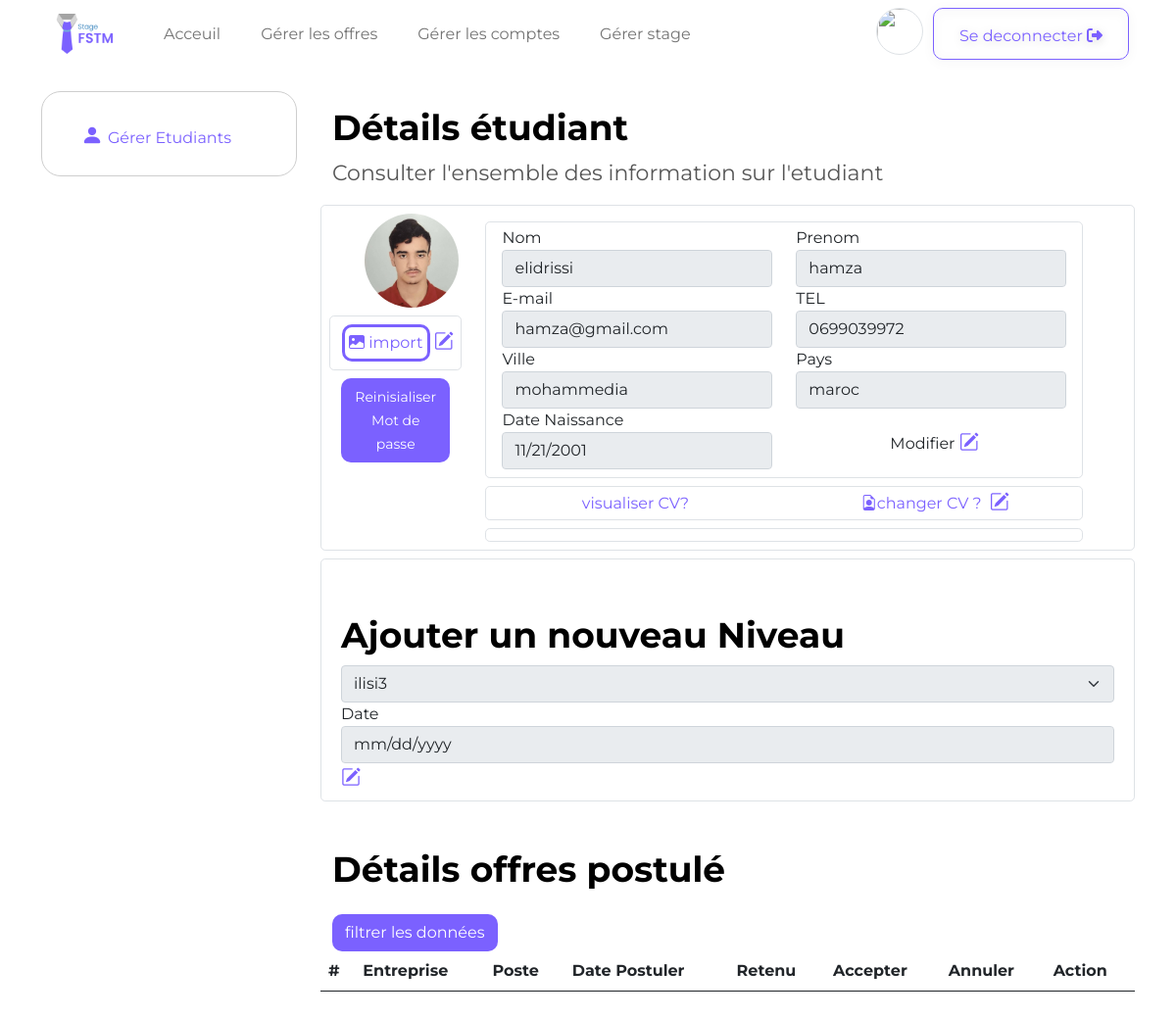
Page /pages/resposable-details-etudiant.php?cne=R1301292054 (signed in) on the committed database.
### tables this page shows
CREATE TABLE `etudiant` (
  `CNE_ETU` varchar(11) NOT NULL,
  `PRENOM_ETU` varchar(35) DEFAULT NULL,
  `NOM_ETU` varchar(35) DEFAULT NULL,
  `DATENAISS_ETU` date DEFAULT NULL,
  `EMAIL_ENS_ETU` varchar(50) DEFAULT NULL,
  `MOTDEPASSE_ETU` char(100) DEFAULT NULL,
  `CV_ETU` varchar(1024) DEFAULT NULL,
  `IMG_ETU` varchar(1024) DEFAULT NULL,
  `TEL_ETU` varchar(15) DEFAULT NULL,
  `VILLE_ETU` varchar(25) DEFAULT NULL,
  `PAYS_ETU` varchar(25) DEFAULT NULL,
  `ACTIVE_ETU` tinyint(1) DEFAULT NULL
);

### phpQueries/respoRequiries.php (called while the page is built, shortened)
<?php
    require('conxnBDD.php');
$respon_username=$_SESSION['auth'];
$req="SELECT RESPONSABLE.IMAGE_RESP
  from RESPONSABLE
   where  RESPONSABLE.USERNAME_RES='$respon_username';";
$Smt_im=$bdd->query($req);
$rspim=$Smt_im->fetch(2);
$respon_img=$rspim['IMAGE_RESP'];
?>

### phpQueries/uploads.php (called while the page is built, shortened)
<?php
require( __DIR__.'../../phpQueries/respoRequiries.php');

### pages/resposable-details-etudiant.php (the view, shortened to what this page needs)
<?php
require(  __DIR__.'../../phpQueries/uploads.php');
$cne=$_GET['cne'];
$req1="SELECT * FROM ETUDIANT  where CNE_ETU='$cne';";
$Smt1=$bdd->query($req1);
$detaiEtu=$Smt1->fetch(2);
$donnee=array(
    $detaiEtu['NOM_ETU'],
    $detaiEtu['PRENOM_ETU'],
    $detaiEtu['EMAIL_ENS_ETU'],
    $detaiEtu['TEL_ETU'],
    $detaiEtu['VILLE_ETU'],
    $detaiEtu['PAYS_ETU'],
    $detaiEtu['DATENAISS_ETU'],
    $detaiEtu['CV_ETU'],
    $detaiEtu['MOTDEPASSE_ETU'],
    $detaiEtu['IMG_ETU']
);
?>
<!DOCTYPE html>
<html lang="en">
  <head>
    <link
      href="https://cdn.jsdelivr.net/npm/bootstrap@5.0.2/dist/css/bootstrap.min.css"
      rel="stylesheet"
    />
    <link rel="stylesheet" href=" https://cdnjs.cloudflare.com/ajax/libs/font-awesome/6.1.1/css/all.min.css">
    <link
      rel="stylesheet"
      href="https://cdn.jsdelivr.net/npm/bootstrap-icons@1.3.0/font/bootstrap-icons.css"
    />
    <link rel="stylesheet" href="../css/style.css" />
  </head>
  <body>
     <nav class="navbar navbar-expand-lg navbar-light m-0">
      <div class="container-fluid px-5">
        <a class="navbar-brand" href="#">
          <img id="logo" src="../assets/icon/logo.png" alt="logo" />
        </a>
        <div class="collapse navbar-collapse" id="navbarSupportedContent">
          <ul class="navbar-nav me-auto mb-2 mb-lg-0">
            <li class="nav-item active">
              <a class="nav-link " aria-current="page" href="homeRespo.php">Acceuil</a
              >
            </li>
            <li class="nav-item">
              <a class="nav-link" href="gererOffre.php">Gérer les offres</a>
            </li>
            <li class="nav-item">
              <a class="nav-link" href="gererEtudiant.php">Gérer les comptes</a>
            </li>
            <li class="nav-item">
              <a class="nav-link" href="gererStage.php">Gérer stage</a>
            </li>
          </ul>
          <div class="d-flex">
              <a  href="../pages/respoProfil.php">
                  <img class="profile_icon rounded-circle border" src="<?php echo $respon_img;?>" alt="">
              </a>            <a
              name=""
              id="seDeconnecter"
              class="btn btn-outline-primary  btn-selector pt-3"
              href="login.php"
              role="button"
              >Se deconnecter
              <i class="fa-solid fa-right-from-bracket"></i>
              </a>
          </div>
        </div>
      </div>
    </nav>
    <div class="container ">
      <div class="row">
      <div class="col-xl-3   col-sm-12">
                        <div class="sidebar  ps-2 pe-2 pt-2 pb-2  mt-4">
                            <ul type="none">
                            <li > <a href="gererEtudiant.php" ><i class=" active  bi bi-person-fill"></i>Gérer Etudiants</a></li>
                            </ul>
                        </div>
                    </div>
        <div class="p-4 col-xl-9 col-sm-12">
            <div class="intro  mt-3">
                <h3> <b>Détails étudiant</b>  </h3>
            </div>
            <div class="intro ">
               <p>
                Consulter l'ensemble des information sur l'etudiant
            </p>
            </div>
            <div class="row  border border-link rounded-3 p-2">
                <div class="col-xl-2 col-sm-12 me-4 " >
                    <img style="width: 96px;height: 96px;" class="mx-auto mb-2 ms-4 rounded-circle" src="<?php echo $donnee[9];?>" alt="">
                    <div class="row border rounded-3 py-2">
                        <form   action="" class="m-0 pe-0" method="POST" enctype="multipart/form-data">
                            <label for="imgEtu" class="p-1 btn-import-img" ><i class="bi bi-image-fill"></i> import</label>
                            <a onclick="modifySubmitdate('inputImg','modifyphoto','subbtnimg')" id="modifyphoto" type="btn"><i id="modifier" style="font-size: 20px;color: #7B61FF;cursor: pointer;" class="bi bi-pencil-square"></i></a>
                        </form>
                    </div>
                    <div class="row  mt-2 p-0 ">
                        <form   action="" method="get">
                            <button type="submit" name="passOublier" class="btn btn-filtre m-0"  id="subbtn" ><small>Reinisialiser Mot de passe</small></button>
                        </form>
                    </div>
                </div>
                <div class="col-xl-9 col-sm-12 " >
                    <div class="row ">
                        <div class="col mt-2">
                            <div class="row border rounded-3 mb-2 p-1 pb-2">
                                <form   action="" method="get" >
                                    <div class="row">
                                        <div class="col">
                                            <label for="inputNOM" >Nom </label>
                                            <input id="inputNOM" type="text"  class="form-control  inputPERSONE" disabled value="<?php echo $donnee[0];?>" name="nom" >
                                        </div>
                                        <div class="col">
                                            <label for="inputPRENOM" >Prenom </label>
                                            <input id="inputPRENOMN" type="text"  class="form-control  inputPERSONE" disabled value="<?php echo $donnee[1];?>" name="prenom" >
                                        </div>
                                    </div>
                                    <div class="row">
                                        <div class="col">
                                            <label for="inputEMAIL" >E-mail </label>
                                            <input id="inputEMAIL" type="email"  class="form-control  inputPERSONE" disabled value="<?php echo $donnee[2];?>" name="email" >
                                        </div>
                                        <div class="col">
                                            <label for="inputTEL" >TEL </label>
                                            <input id="inputTEL" type="text"  class="form-control  inputPERSONE" disabled value="<?php echo $donnee[3];?>" name="tel" >
                                        </div>
                                    </div>
                                    <div class="row">
                                        <div class="col">
                                            <label  >Ville </label>
                                            <input type="text" class="form-control inputPERSONE" disabled value="<?php echo $donnee[4];?>" name="ville" >
                                        </div>
                                        <div class="col">
                                            <label >Pays </label>
                                            <input type="text" class="form-control inputPERSONE" disabled  value="<?php echo $donnee[5];?>" name="pays" >
                                        </div>
                                    </div>
                                    <div class="row">
                                        <div class="col">
                                            <label for="inputDatnais">Date Naissance</label>
                                            <input id="inputDatnais" type="date" class="form-control inputPERSONE" disabled value="<?php echo $donnee[6];?>" name="datenais" >
                                        </div>
                                        <div class="col ">
                                            <label class="mt-4 ms-5 ps-5">Modifier</label>
                                            <a onclick="modifySubmitdate('inputPERSONE','modifyPERSONNE','subbtnPERSONNE')" id="modifyPERSONNE" type="btn"><i id="modifier" style="font-size: 20px;color: #7B61FF;cursor: pointer;" class="bi bi-pencil-square"></i></a>
                                        </div>
                                    </div>
                                </form>
                            </div>
                                <div class="row  border rounded-3">
                                    <div class="col d-flex align-items-center justify-content-center">
                                        <a href="<?php echo $donnee[7];?>" target="_blank">visualiser CV?</a>
                                    </div>
                                    <div class="col d-flex align-items-center justify-content-center">
                                        <form   action="" class="m-0 pe-0" method="POST" enctype="multipart/form-data">
                                            <label for="cvEtu" style="color: #7B61FF;" class="p-1" ><i class="bi bi-file-earmark-person"></i>changer CV ?</label>
                                            <a onclick="modifySubmitdate('inputCV','modifycv','subbtncv')" id="modifycv" type="btn"><i id="modifier" style="font-size: 20px;color: #7B61FF;cursor: pointer;" class="bi bi-pencil-square"></i></a>
                                        </form>
                                    </div>
                                </div>
                        </div>
                    </div>
                    <div class="row border rounded-3 mt-2 p-1 pb-2 ">
                    </div>
                </div>
            </div>
    <?php
    $req3="SELECT niv.LIBELLE_NIV,niv.NUM_NIV FROM NIVEAU niv where niv.NUM_NIV not in (
                                           select etu.NUM_NIV from ETUDIER etu where etu.CNE_ETU='$cne');";
    $Smt3=$bdd->query($req3);
    $nivs=$Smt3->fetchAll(2);
    if(!empty($nivs)){
        echo "<div class='row  border border-link rounded-3 p-2 mt-2'>
                                    <form   action='' method='get' >
                                        <input type='text' class='d-none'  value='". $cne."' name='cne' >
                                       <div class='intro  mt-5'> <h3> <b> Ajouter un nouveau Niveau</b></h3></div>
                                      ";
        echo " <select id='inputSociete' class='form-select inputnew' disabled name='newniv' aria-label='Default select example'>";
        foreach($nivs as $V):
            echo" <option  value=\"".$V['NUM_NIV']."\">".$V['LIBELLE_NIV']."</option>";
        endforeach;
        echo "  </select> <div class='col'>
                                            <label>Date</label>
                                            <input id='inputdtnew' required type='date' class='form-control inputnew' disabled  name='datnew' >
                                            <button type='submit' name='send' class='btn d-none'  id='subbtnajouter' >
                                                <i  style='font-size: 20px;color: #7B61FF;cursor: pointer;' class='m-0 p-0 bi bi-check-square'></i></button>
                                            <a onclick=\"modifySubmitdate('inputnew','modifynew','subbtnajouter')\" id='modifynew' type='btn'><i id='modifier' style='font-size: 20px;color: #7B61FF;cursor: pointer;' class='bi bi-pencil-square'></i></a>
                                        </div>
                                    </form>
                                </div>";
    }
    ?>
            <div class="intro  mt-5">
                <h3> <b>Détails offres postulé</b>  </h3>
             </div>
             <div class="mt-4">
                <button class="btn btn-filtre" type="button" data-bs-toggle="collapse" data-bs-target="#collapseExample" aria-expanded="false" aria-controls="collapseExample">
                    filtrer les données
                </button>
                <div class="row overflow-auto">
                    <table class="table">
                      <thead>
                        <tr>
                          <th scope="col">#</th>
                          <th scope="col">Entreprise</th>
                          <th scope="col">Poste</th>
                          <th scope="col">Date Postuler</th>
                          <th scope="col">Retenu</th>
                          <th scope="col">Accepter</th>
                          <th scope="col">Annuler</th>
                          <th scope="col">Action</th>
                        </tr>
                      </thead>
                    </table>
                  </div>
             </div>
      </div>
  </div>
    </div>
  </body>
</html>

### css/style.css (style rules this page uses)
* { font-family: "Montserrat"; }
#logo { width: 70px; }
nav { margin: 25px 80px; background-color: white; }
nav li { padding-left: 25px; }
.sidebar { border: 1px solid #CECECE; border-radius: 20px; position: sticky; top: 75px; z-index: 3; }
.sidebar i { font-size: 22px; margin-right: 5px; }
.sidebar li { margin-top: 20px; }
a { text-decoration: none; color: #7b61ff; }
.intro h3 { font-size: 36px; color: #000000; }
.intro p { font-size: 22px; color: #565656; }
.btn-filtre { background: #7B61FF; border-radius: 10px; }
.navbar { position: sticky; top: -1px; z-index: 4; }
.btn-import-img { border: 3px solid #7B61FF; border-radius: 10px; color: #7B61FF; }
.btn-selector { box-sizing: border-box; width: 200px; height: 53.19px; color:#7B61FF; border: 1px solid #7B61FF; filter: drop-shadow(0px 2px 5px rgba(0, 0, 0, 0.16)); border-radius: 10px; }
.profile_icon { width: 48px; height: 48px; margin-right: 10px; }
.btn-filtre { background: #7B61FF; border-radius: 10px; color: white; }

### rows in the picture
etudiant: IMG_ETU (picture), nom "elidrissi", prenom "hamza", email "hamza@gmail.com", tel "0699039972", ville "mohammedia", pays "maroc", datenais "11/21/2001"

### other values in the picture
form field newniv "ilisi3"
